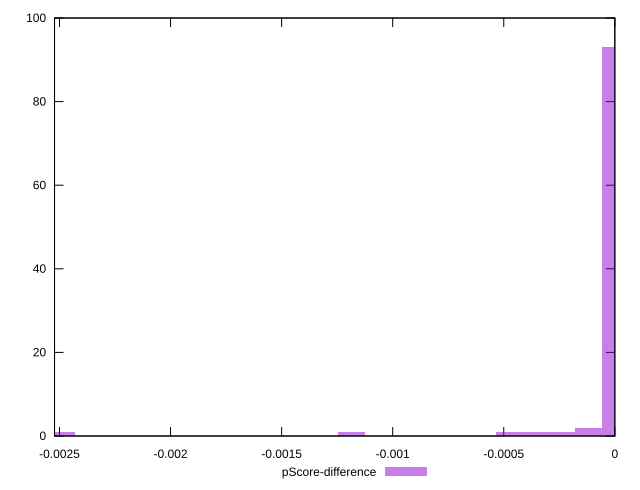

Recreate this plot in gnuplot.
reset

$pScoreDifference <<EOF
0 93
-0.00047400866413866804 1
-0.00011850216603466701 2
-0.0024885454867280073 1
-0.0011850216603466702 1
-0.00023700433206933402 1
-0.00035550649810400103 1
EOF

set key outside below
set boxwidth 0.00011850216603466701
set xrange [-0.0025223688911315545:-5.218048215738236e-15]
set yrange [0:100]
set trange [0:100]
set style fill transparent solid 0.5 noborder
set terminal svg size 640, 490 enhanced background rgb 'white'
set output "report_00019_2021-02-10T18-14-37.922Z//total-blocking-time/samples/pages+cached+noadtech/pScore-difference/histogram.svg"

plot $pScoreDifference title "pScore-difference" with boxes

reset
